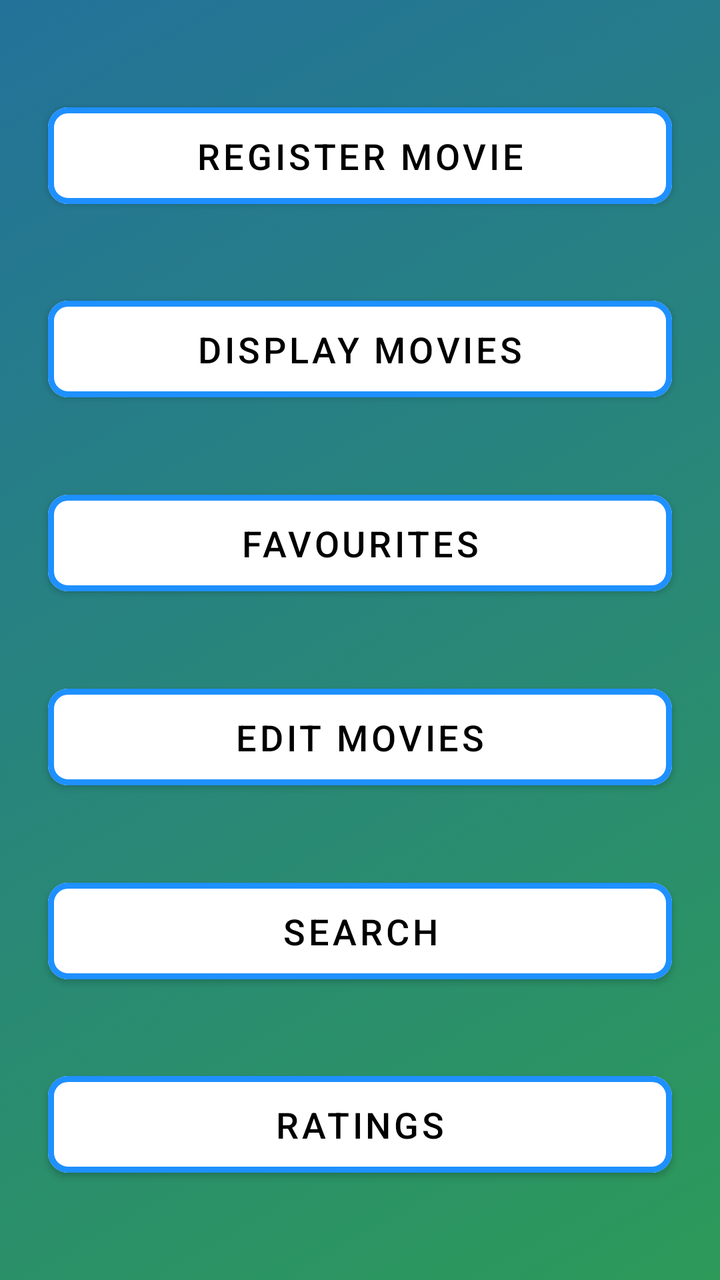
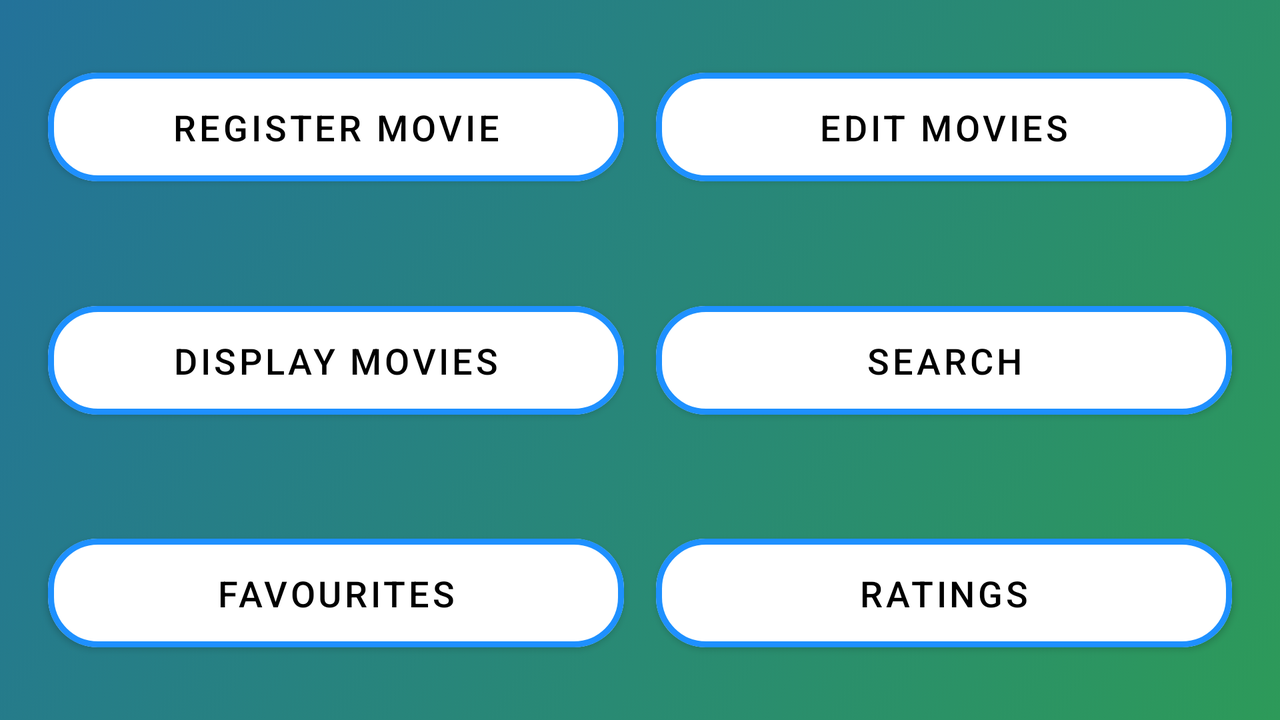

The same Android screen from two of the app's own layout files: first res/layout/ as a phone draws it, then the repository's variant for another configuration, drawn on a device whose configuration selects that folder. Both files follow.
<!-- AndroidManifest.xml: application theme Theme.MovieDiary -->
<!-- res/layout/activity_main.xml -->
<?xml version="1.0" encoding="utf-8"?>
<androidx.constraintlayout.widget.ConstraintLayout xmlns:android="http://schemas.android.com/apk/res/android"
    xmlns:app="http://schemas.android.com/apk/res-auto"
    xmlns:tools="http://schemas.android.com/tools"
    android:layout_width="match_parent"
    android:layout_height="match_parent"
    android:background="@drawable/gradientbackground"
    tools:context=".MainActivity">

    <Button
        android:id="@+id/register_button"
        android:layout_width="0dp"
        android:layout_height="wrap_content"
        android:layout_marginStart="24dp"
        android:layout_marginLeft="24dp"
        android:layout_marginTop="25dp"
        android:layout_marginEnd="24dp"
        android:layout_marginRight="24dp"
        android:layout_marginBottom="14dp"
        android:onClick="openRegisterMovie"
        android:padding="12dp"
        android:text="@string/register_movie_button_label"
        android:textColor="@color/black"
        android:textSize="18sp"
        app:backgroundTint="@color/white"
        app:cornerRadius="10dp"
        app:layout_constraintBottom_toTopOf="@+id/displaymovies_button"
        app:layout_constraintEnd_toEndOf="parent"
        app:layout_constraintHorizontal_bias="0.0"
        app:layout_constraintStart_toStartOf="parent"
        app:layout_constraintTop_toTopOf="parent"
        app:strokeColor="@color/purple_500"
        app:strokeWidth="3dp" />

    <Button
        android:id="@+id/displaymovies_button"
        android:layout_width="0dp"
        android:layout_height="wrap_content"
        android:layout_marginStart="24dp"
        android:layout_marginLeft="24dp"
        android:layout_marginEnd="24dp"
        android:layout_marginRight="24dp"
        android:layout_marginBottom="14dp"
        android:padding="12dp"
        android:text="@string/display_movies_button_label"
        android:onClick="openDisplayMovies"
        android:textColor="@color/black"
        android:textSize="18sp"
        app:backgroundTint="@color/white"
        app:cornerRadius="10dp"
        app:layout_constraintBottom_toTopOf="@+id/favourites_button"
        app:layout_constraintEnd_toEndOf="parent"
        app:layout_constraintStart_toStartOf="parent"
        app:layout_constraintTop_toBottomOf="@+id/register_button"
        app:strokeColor="@color/purple_500"
        app:strokeWidth="3dp" />

    <Button
        android:id="@+id/favourites_button"
        android:layout_width="0dp"
        android:layout_height="wrap_content"
        android:layout_marginStart="24dp"
        android:layout_marginLeft="24dp"
        android:layout_marginEnd="24dp"
        android:layout_marginRight="24dp"
        android:layout_marginBottom="14dp"
        android:padding="12dp"
        android:text="@string/favourites_button_label"
        android:onClick="openFavourites"
        android:textColor="@color/black"
        android:textSize="18sp"
        app:backgroundTint="@color/white"
        app:cornerRadius="10dp"
        app:layout_constraintBottom_toTopOf="@+id/editmovies_button"
        app:layout_constraintEnd_toEndOf="parent"
        app:layout_constraintStart_toStartOf="parent"
        app:layout_constraintTop_toBottomOf="@+id/displaymovies_button"
        app:strokeColor="@color/purple_500"
        app:strokeWidth="3dp" />

    <Button
        android:id="@+id/editmovies_button"
        android:layout_width="0dp"
        android:layout_height="wrap_content"
        android:layout_marginStart="24dp"
        android:layout_marginLeft="24dp"
        android:layout_marginEnd="24dp"
        android:layout_marginRight="24dp"
        android:layout_marginBottom="14dp"
        android:padding="12dp"
        android:text="@string/edit_movies_button_label"
        android:onClick="openEditMovies"
        android:textColor="@color/black"
        android:textSize="18sp"
        app:backgroundTint="@color/white"
        app:cornerRadius="10dp"
        app:layout_constraintBottom_toTopOf="@+id/search_button"
        app:layout_constraintEnd_toEndOf="parent"
        app:layout_constraintStart_toStartOf="parent"
        app:layout_constraintTop_toBottomOf="@+id/favourites_button"
        app:strokeColor="@color/purple_500"
        app:strokeWidth="3dp" />

    <Button
        android:id="@+id/search_button"
        android:layout_width="0dp"
        android:layout_height="wrap_content"
        android:layout_marginStart="24dp"
        android:layout_marginLeft="24dp"
        android:layout_marginEnd="24dp"
        android:layout_marginRight="24dp"
        android:layout_marginBottom="14dp"
        android:padding="12dp"
        android:text="@string/search_button_label"
        android:textColor="@color/black"
        android:textSize="18sp"
        app:backgroundTint="@color/white"
        app:cornerRadius="10dp"
        app:layout_constraintBottom_toTopOf="@+id/ratings_button"
        app:layout_constraintEnd_toEndOf="parent"
        app:layout_constraintHorizontal_bias="0.0"
        app:layout_constraintStart_toStartOf="parent"
        app:layout_constraintTop_toBottomOf="@+id/editmovies_button"
        app:strokeColor="@color/purple_500"
        app:strokeWidth="3dp" />

    <Button
        android:id="@+id/ratings_button"
        android:layout_width="0dp"
        android:layout_height="wrap_content"
        android:layout_marginStart="24dp"
        android:layout_marginLeft="24dp"
        android:layout_marginEnd="24dp"
        android:layout_marginRight="24dp"
        android:layout_marginBottom="25dp"
        android:padding="12dp"
        android:text="@string/ratings_button_label"
        android:onClick="openRatings"
        android:textColor="@color/black"
        android:textSize="18sp"
        app:backgroundTint="@color/white"
        app:cornerRadius="10dp"
        app:layout_constraintBottom_toBottomOf="parent"
        app:layout_constraintEnd_toEndOf="parent"
        app:layout_constraintHorizontal_bias="0.0"
        app:layout_constraintStart_toStartOf="parent"
        app:layout_constraintTop_toBottomOf="@+id/search_button"
        app:strokeColor="@color/purple_500"
        app:strokeWidth="3dp" />

</androidx.constraintlayout.widget.ConstraintLayout>
<!-- resources referenced by this layout -->
<resources>
  <color name="black">#FF000000</color>
  <color name="purple_500">#1E90FF</color>
  <color name="white">#FFFFFFFF</color>
  <!-- drawable gradientbackground (drawable) -->
  <?xml version="1.0" encoding="utf-8"?>
  <selector xmlns:android="http://schemas.android.com/apk/res/android">
      <item>
          <shape
              xmlns:android="http://schemas.android.com/apk/res/android"
              android:shape="rectangle">
              <gradient
                  android:startColor="#ff2d9a59"
                  android:endColor="#ff23729a"
                  android:angle="135" />
          </shape>
      </item>
  </selector>
  <string name="display_movies_button_label">Display Movies</string>
  <string name="edit_movies_button_label">Edit Movies</string>
  <string name="favourites_button_label">Favourites</string>
  <string name="ratings_button_label">Ratings</string>
  <string name="register_movie_button_label">Register Movie</string>
  <string name="search_button_label">Search</string>
  <style name="Theme.MovieDiary" parent="Theme.MaterialComponents.DayNight.DarkActionBar">
          
          <item name="colorPrimary">@color/purple_500</item>
          <item name="colorPrimaryVariant">@color/purple_700</item>
          <item name="colorOnPrimary">@color/white</item>
          
          <item name="colorSecondary">@color/teal_200</item>
          <item name="colorSecondaryVariant">@color/teal_700</item>
          <item name="colorOnSecondary">@color/black</item>
          
          <item name="android:statusBarColor" tools:targetApi="l">?attr/colorPrimaryVariant</item>
          
  
      </style>
  <color name="purple_700">#000080</color>
  <color name="teal_200">#FF03DAC5</color>
  <color name="teal_700">#FF018786</color>
</resources>
<!-- res/layout-land/activity_main.xml (the repository's variant of the layout above) -->
<!-- drawn on the phone turned sideways -->
<?xml version="1.0" encoding="utf-8"?>
<androidx.constraintlayout.widget.ConstraintLayout xmlns:android="http://schemas.android.com/apk/res/android"
    xmlns:app="http://schemas.android.com/apk/res-auto"
    xmlns:tools="http://schemas.android.com/tools"
    android:layout_width="match_parent"
    android:layout_height="match_parent"
    android:background="@drawable/gradientbackground"
    tools:context=".MainActivity">

    <Button
        android:id="@+id/register_button"
        android:layout_width="0dp"
        android:layout_height="wrap_content"
        android:layout_marginStart="24dp"
        android:layout_marginLeft="24dp"
        android:layout_marginTop="16dp"
        android:layout_marginEnd="8dp"
        android:layout_marginRight="8dp"
        android:layout_marginBottom="36dp"
        android:onClick="openRegisterMovie"
        android:padding="15dp"
        android:text="@string/register_movie_button_label"
        android:textColor="@color/black"
        android:textSize="18sp"
        app:backgroundTint="@color/white"
        app:cornerRadius="25dp"
        app:layout_constraintBottom_toTopOf="@+id/displaymovies_button"
        app:layout_constraintEnd_toStartOf="@+id/editmovies_button"
        app:layout_constraintHorizontal_bias="0.5"
        app:layout_constraintStart_toStartOf="parent"
        app:layout_constraintTop_toTopOf="parent"
        app:strokeColor="@color/purple_500"
        app:strokeWidth="3dp" />

    <Button
        android:id="@+id/editmovies_button"
        android:layout_width="0dp"
        android:layout_height="wrap_content"
        android:layout_marginStart="8dp"
        android:layout_marginLeft="8dp"
        android:layout_marginTop="16dp"
        android:layout_marginEnd="24dp"
        android:layout_marginRight="24dp"
        android:layout_marginBottom="36dp"
        android:onClick="openEditMovies"
        android:padding="15dp"
        android:text="@string/edit_movies_button_label"
        android:textColor="@color/black"
        android:textSize="18sp"
        app:backgroundTint="@color/white"
        app:cornerRadius="25dp"
        app:layout_constraintBottom_toTopOf="@+id/search_button"
        app:layout_constraintEnd_toEndOf="parent"
        app:layout_constraintHorizontal_bias="0.5"
        app:layout_constraintStart_toEndOf="@+id/register_button"
        app:layout_constraintTop_toTopOf="parent"
        app:strokeColor="@color/purple_500"
        app:strokeWidth="3dp" />

    <Button
        android:id="@+id/displaymovies_button"
        android:layout_width="0dp"
        android:layout_height="wrap_content"
        android:layout_marginStart="24dp"
        android:layout_marginLeft="24dp"
        android:layout_marginEnd="8dp"
        android:layout_marginRight="8dp"
        android:layout_marginBottom="36dp"
        android:onClick="openDisplayMovies"
        android:padding="15dp"
        android:text="@string/display_movies_button_label"
        android:textColor="@color/black"
        android:textSize="18sp"
        app:backgroundTint="@color/white"
        app:cornerRadius="25dp"
        app:layout_constraintBottom_toTopOf="@+id/favourites_button"
        app:layout_constraintEnd_toStartOf="@+id/search_button"
        app:layout_constraintHorizontal_bias="0.5"
        app:layout_constraintStart_toStartOf="parent"
        app:layout_constraintTop_toBottomOf="@+id/register_button"
        app:strokeColor="@color/purple_500"
        app:strokeWidth="3dp" />

    <Button
        android:id="@+id/favourites_button"
        android:layout_width="0dp"
        android:layout_height="wrap_content"
        android:layout_marginStart="24dp"
        android:layout_marginLeft="24dp"
        android:layout_marginEnd="8dp"
        android:layout_marginRight="8dp"
        android:layout_marginBottom="16dp"
        android:onClick="openFavourites"
        android:padding="15dp"
        android:text="@string/favourites_button_label"
        android:textColor="@color/black"
        android:textSize="18sp"
        app:backgroundTint="@color/white"
        app:cornerRadius="25dp"
        app:layout_constraintBottom_toBottomOf="parent"
        app:layout_constraintEnd_toStartOf="@+id/ratings_button"
        app:layout_constraintHorizontal_bias="0.5"
        app:layout_constraintStart_toStartOf="parent"
        app:layout_constraintTop_toBottomOf="@+id/displaymovies_button"
        app:strokeColor="@color/purple_500"
        app:strokeWidth="3dp" />

    <Button
        android:id="@+id/search_button"
        android:layout_width="0dp"
        android:layout_height="wrap_content"
        android:layout_marginStart="8dp"
        android:layout_marginLeft="8dp"
        android:layout_marginEnd="24dp"
        android:layout_marginRight="24dp"
        android:layout_marginBottom="36dp"
        android:onClick="openSearch"
        android:padding="15dp"
        android:text="@string/search_button_label"
        android:textColor="@color/black"
        android:textSize="18sp"
        app:backgroundTint="@color/white"
        app:cornerRadius="25dp"
        app:layout_constraintBottom_toTopOf="@+id/ratings_button"
        app:layout_constraintEnd_toEndOf="parent"
        app:layout_constraintHorizontal_bias="0.5"
        app:layout_constraintStart_toEndOf="@+id/displaymovies_button"
        app:layout_constraintTop_toBottomOf="@+id/editmovies_button"
        app:strokeColor="@color/purple_500"
        app:strokeWidth="3dp" />

    <Button
        android:id="@+id/ratings_button"
        android:layout_width="0dp"
        android:layout_height="wrap_content"
        android:layout_marginStart="8dp"
        android:layout_marginLeft="8dp"
        android:layout_marginEnd="24dp"
        android:layout_marginRight="24dp"
        android:layout_marginBottom="16dp"
        android:onClick="openRatings"
        android:padding="15dp"
        android:text="@string/ratings_button_label"
        android:textColor="@color/black"
        android:textSize="18sp"
        app:backgroundTint="@color/white"
        app:cornerRadius="25dp"
        app:layout_constraintBottom_toBottomOf="parent"
        app:layout_constraintEnd_toEndOf="parent"
        app:layout_constraintHorizontal_bias="0.5"
        app:layout_constraintStart_toEndOf="@+id/favourites_button"
        app:layout_constraintTop_toBottomOf="@+id/search_button"
        app:strokeColor="@color/purple_500"
        app:strokeWidth="3dp" />

</androidx.constraintlayout.widget.ConstraintLayout>
